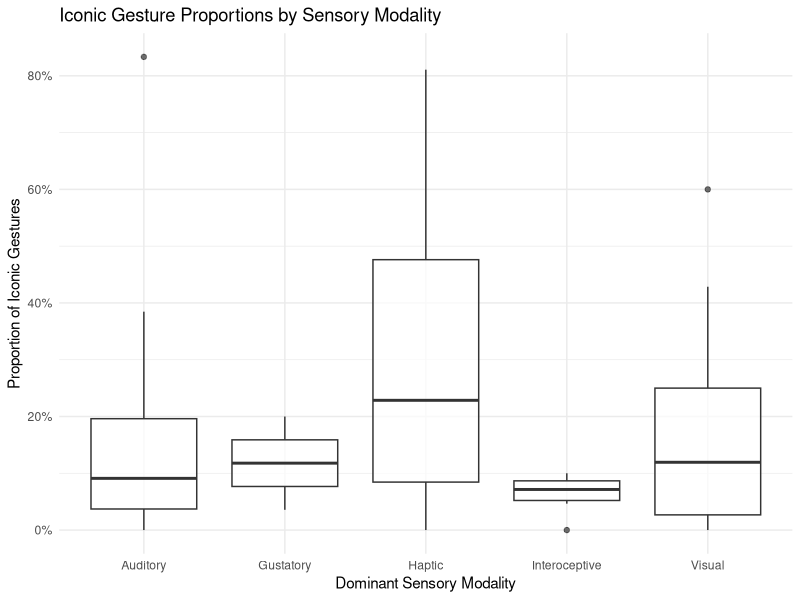
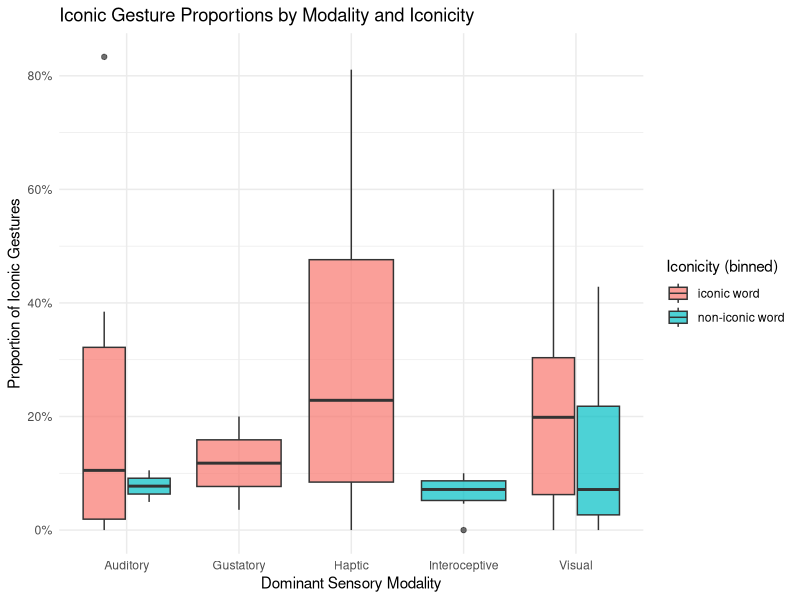
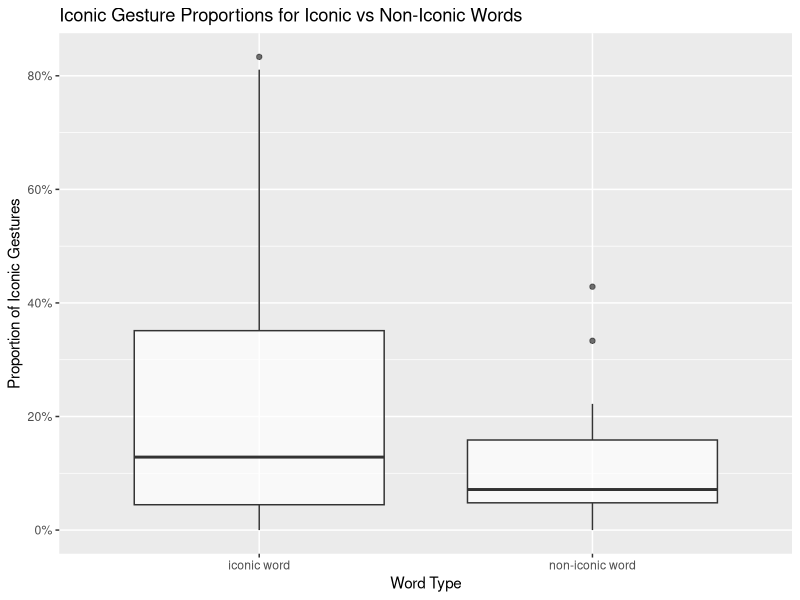
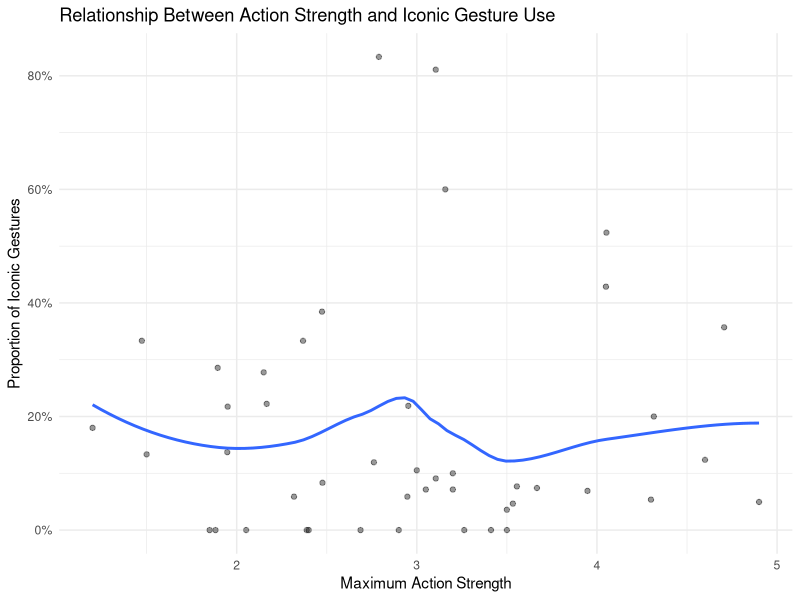
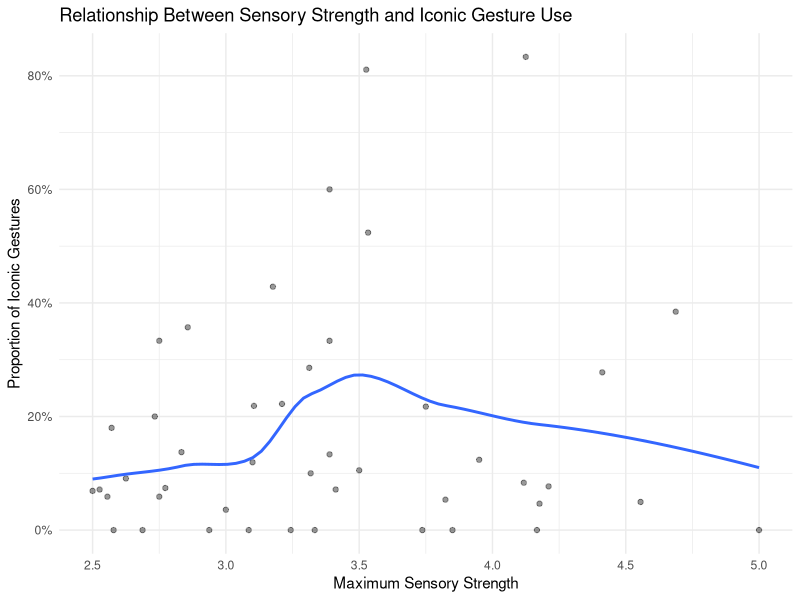

These figures' R source, in order:
## ---- chunk 1
library(dplyr)
library(ggplot2)
library(readr)
library(stringr)
## ---- chunk 2
#Load the data
by_word<- read_csv("by_word_proportions_with_modality.csv")

glimpse(by_word)
## ---- chunk 3
by_word |> 
  count(dominant_modality)
## ---- chunk 4
by_word |> 
  count(type)
## ---- chunk 5
modality_summary <- by_word |>
  group_by(dominant_modality) |>
    summarize(
      mean_iconic = mean(iconic_gesture_proportion, na.rm = TRUE),
      sd_iconic = sd(iconic_gesture_proportion, na.rm = TRUE),
      n = n()
    )


modality_summary
## ---- chunk 6
by_word |>
  ggplot(aes(x = dominant_modality, y = iconic_gesture_proportion)) +
  geom_boxplot(alpha = 0.7) +
  scale_y_continuous(labels = function(x) paste0(x*100, "%")) +
    labs(
      x = "Dominant Sensory Modality",
      y = "Proportion of Iconic Gestures",
      title = "Iconic Gesture Proportions by Sensory Modality"
      ) +
theme_minimal()
## ---- chunk 7
interaction_summary <- by_word |>
  group_by(type, dominant_modality) |>
    summarize(
      mean_iconic = mean(iconic_gesture_proportion, na.rm = TRUE),
      n = n(), .groups = "drop"
)


interaction_summary
## ---- chunk 8
by_word |> 
  ggplot(aes(
    x = dominant_modality,
    y = iconic_gesture_proportion,
    fill = type
  )) +
  geom_boxplot(position = position_dodge(width = 0.8), alpha = 0.7) +
  scale_y_continuous(labels = function(x) paste0(x*100, "%")) +
  labs(
    x = "Dominant Sensory Modality",
    y = "Proportion of Iconic Gestures",
    fill = "Iconicity (binned)",
    title = "Iconic Gesture Proportions by Modality and Iconicity"
  ) +
theme_minimal()
## ---- chunk 9
by_word |> 
  group_by(type) |> 
    summarize(
    mean_iconic = mean(iconic_gesture_proportion, na.rm = TRUE),
    sd_iconic = sd(iconic_gesture_proportion, na.rm = TRUE),
    n_words = n()
  )
## ---- chunk 10
by_word |> 
  ggplot(aes(x = type, y = iconic_gesture_proportion)) +
  geom_boxplot(alpha = 0.7) +
  scale_y_continuous(labels = function(x) paste0(x * 100, "%")) +
  labs(
    x = "Word Type",
    y = "Proportion of Iconic Gestures",
    title = "Iconic Gesture Proportions for Iconic vs Non-Iconic Words"
    )
## ---- chunk 11
by_word |> 
  summarize(
    mean_action = mean(max_action, na.rm = TRUE),
    sd_action = sd(max_action, na.rm = TRUE),
    mean_iconic = mean(iconic_gesture_proportion, na.rm = TRUE)
)
## ---- chunk 12
by_word |> 
  ggplot(aes(x = max_action, y = iconic_gesture_proportion)) +
  geom_point(alpha = 0.4) +
  geom_smooth(method = "loess", se = FALSE) +
  scale_y_continuous(labels = function(x) paste0(x * 100, "%")) +
  labs(
    x = "Maximum Action Strength",
    y = "Proportion of Iconic Gestures",
    title = "Relationship Between Action Strength and Iconic Gesture Use"
  ) +
theme_minimal()
## ---- chunk 13
by_word |> 
  ggplot(aes(x = max_strength, y = iconic_gesture_proportion)) +
  geom_point(alpha = 0.4) +
  geom_smooth(method = "loess", se = FALSE) +
  scale_y_continuous(labels = function(x) paste0(x * 100, "%")) +
  labs(
    x = "Maximum Sensory Strength",
    y = "Proportion of Iconic Gestures",
    title = "Relationship Between Sensory Strength and Iconic Gesture Use"
  ) +
theme_minimal()
